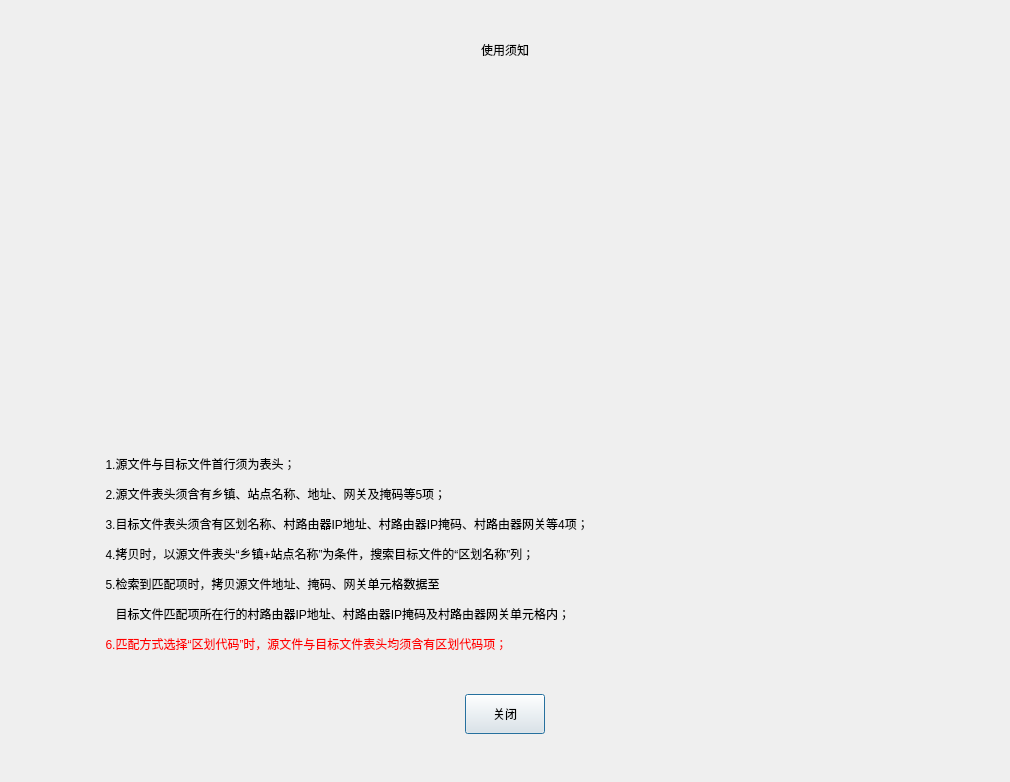
<?xml version="1.0" encoding="UTF-8"?>
<ui version="4.0">
 <class>HelpDialog</class>
 <widget class="QDialog" name="HelpDialog">
  <property name="geometry">
   <rect>
    <x>0</x>
    <y>0</y>
    <width>1010</width>
    <height>782</height>
   </rect>
  </property>
  <property name="windowTitle">
   <string>Dialog</string>
  </property>
  <layout class="QVBoxLayout" name="mainVerticalLayout">
   <property name="spacing">
    <number>0</number>
   </property>
   <property name="leftMargin">
    <number>0</number>
   </property>
   <property name="topMargin">
    <number>0</number>
   </property>
   <property name="rightMargin">
    <number>0</number>
   </property>
   <property name="bottomMargin">
    <number>0</number>
   </property>
   <item>
    <widget class="QWidget" name="widget" native="true">
     <property name="minimumSize">
      <size>
       <width>0</width>
       <height>100</height>
      </size>
     </property>
     <property name="maximumSize">
      <size>
       <width>16777215</width>
       <height>100</height>
      </size>
     </property>
     <layout class="QHBoxLayout" name="horizontalLayout">
      <item>
       <widget class="QLabel" name="label">
        <property name="styleSheet">
         <string notr="true">font: 24pt &quot;Microsoft JhengHei UI&quot;;</string>
        </property>
        <property name="text">
         <string>使用须知</string>
        </property>
        <property name="alignment">
         <set>Qt::AlignCenter</set>
        </property>
       </widget>
      </item>
     </layout>
    </widget>
   </item>
   <item>
    <widget class="QWidget" name="widget_2" native="true">
     <layout class="QVBoxLayout" name="verticalLayout">
      <item>
       <widget class="QWidget" name="widget_4" native="true">
        <property name="styleSheet">
         <string notr="true">border-image: url(:/icon/icon/src_header_picture.png);</string>
        </property>
       </widget>
      </item>
      <item>
       <widget class="QWidget" name="widget_5" native="true">
        <property name="styleSheet">
         <string notr="true">border-image: url(:/icon/icon/target_header_picture.png);</string>
        </property>
       </widget>
      </item>
     </layout>
    </widget>
   </item>
   <item>
    <widget class="QWidget" name="widget_3" native="true">
     <layout class="QVBoxLayout" name="verticalLayout_2">
      <item>
       <widget class="QLabel" name="label_2">
        <property name="minimumSize">
         <size>
          <width>0</width>
          <height>20</height>
         </size>
        </property>
        <property name="maximumSize">
         <size>
          <width>16777215</width>
          <height>20</height>
         </size>
        </property>
        <property name="styleSheet">
         <string notr="true">font: 14pt &quot;Microsoft JhengHei&quot;;</string>
        </property>
        <property name="text">
         <string>                             1.源文件与目标文件首行须为表头；</string>
        </property>
        <property name="alignment">
         <set>Qt::AlignLeading|Qt::AlignLeft|Qt::AlignVCenter</set>
        </property>
       </widget>
      </item>
      <item>
       <widget class="QLabel" name="label_3">
        <property name="minimumSize">
         <size>
          <width>0</width>
          <height>20</height>
         </size>
        </property>
        <property name="maximumSize">
         <size>
          <width>16777215</width>
          <height>20</height>
         </size>
        </property>
        <property name="styleSheet">
         <string notr="true">font: 14pt &quot;Microsoft JhengHei&quot;;</string>
        </property>
        <property name="text">
         <string>                             2.源文件表头须含有乡镇、站点名称、地址、网关及掩码等5项；</string>
        </property>
        <property name="alignment">
         <set>Qt::AlignLeading|Qt::AlignLeft|Qt::AlignVCenter</set>
        </property>
       </widget>
      </item>
      <item>
       <widget class="QLabel" name="label_4">
        <property name="minimumSize">
         <size>
          <width>0</width>
          <height>20</height>
         </size>
        </property>
        <property name="maximumSize">
         <size>
          <width>16777215</width>
          <height>20</height>
         </size>
        </property>
        <property name="styleSheet">
         <string notr="true">font: 14pt &quot;Microsoft JhengHei&quot;;</string>
        </property>
        <property name="text">
         <string>                             3.目标文件表头须含有区划名称、村路由器IP地址、村路由器IP掩码、村路由器网关等4项；</string>
        </property>
        <property name="alignment">
         <set>Qt::AlignLeading|Qt::AlignLeft|Qt::AlignVCenter</set>
        </property>
       </widget>
      </item>
      <item>
       <widget class="QLabel" name="label_5">
        <property name="minimumSize">
         <size>
          <width>0</width>
          <height>20</height>
         </size>
        </property>
        <property name="maximumSize">
         <size>
          <width>16777215</width>
          <height>20</height>
         </size>
        </property>
        <property name="styleSheet">
         <string notr="true">font: 14pt &quot;Microsoft JhengHei&quot;;</string>
        </property>
        <property name="text">
         <string>                             4.拷贝时，以源文件表头“乡镇+站点名称”为条件，搜索目标文件的“区划名称”列；</string>
        </property>
        <property name="alignment">
         <set>Qt::AlignLeading|Qt::AlignLeft|Qt::AlignVCenter</set>
        </property>
       </widget>
      </item>
      <item>
       <widget class="QLabel" name="label_6">
        <property name="minimumSize">
         <size>
          <width>0</width>
          <height>20</height>
         </size>
        </property>
        <property name="maximumSize">
         <size>
          <width>16777215</width>
          <height>20</height>
         </size>
        </property>
        <property name="styleSheet">
         <string notr="true">font: 14pt &quot;Microsoft JhengHei&quot;;</string>
        </property>
        <property name="text">
         <string>                             5.检索到匹配项时，拷贝源文件地址、掩码、网关单元格数据至</string>
        </property>
        <property name="alignment">
         <set>Qt::AlignLeading|Qt::AlignLeft|Qt::AlignVCenter</set>
        </property>
       </widget>
      </item>
      <item>
       <widget class="QLabel" name="label_7">
        <property name="minimumSize">
         <size>
          <width>0</width>
          <height>20</height>
         </size>
        </property>
        <property name="maximumSize">
         <size>
          <width>16777215</width>
          <height>20</height>
         </size>
        </property>
        <property name="styleSheet">
         <string notr="true">font: 14pt &quot;Microsoft JhengHei&quot;;</string>
        </property>
        <property name="text">
         <string>                                目标文件匹配项所在行的村路由器IP地址、村路由器IP掩码及村路由器网关单元格内；</string>
        </property>
       </widget>
      </item>
      <item>
       <widget class="QLabel" name="label_8">
        <property name="minimumSize">
         <size>
          <width>0</width>
          <height>20</height>
         </size>
        </property>
        <property name="maximumSize">
         <size>
          <width>16777215</width>
          <height>20</height>
         </size>
        </property>
        <property name="styleSheet">
         <string notr="true">font: 14pt &quot;Microsoft JhengHei&quot;;
color: rgb(255, 0, 0);</string>
        </property>
        <property name="text">
         <string>                             6.匹配方式选择“区划代码”时，源文件与目标文件表头均须含有区划代码项；</string>
        </property>
       </widget>
      </item>
      <item>
       <widget class="QWidget" name="widget_6" native="true">
        <property name="minimumSize">
         <size>
          <width>0</width>
          <height>50</height>
         </size>
        </property>
        <property name="maximumSize">
         <size>
          <width>16777215</width>
          <height>100</height>
         </size>
        </property>
        <layout class="QHBoxLayout" name="horizontalLayout_2">
         <property name="spacing">
          <number>0</number>
         </property>
         <property name="leftMargin">
          <number>0</number>
         </property>
         <property name="topMargin">
          <number>0</number>
         </property>
         <property name="rightMargin">
          <number>0</number>
         </property>
         <property name="bottomMargin">
          <number>0</number>
         </property>
         <item>
          <widget class="QPushButton" name="closeBtn">
           <property name="minimumSize">
            <size>
             <width>80</width>
             <height>40</height>
            </size>
           </property>
           <property name="maximumSize">
            <size>
             <width>80</width>
             <height>16777215</height>
            </size>
           </property>
           <property name="text">
            <string>关闭</string>
           </property>
          </widget>
         </item>
        </layout>
       </widget>
      </item>
     </layout>
    </widget>
   </item>
  </layout>
 </widget>
 <resources/>
 <connections/>
</ui>
